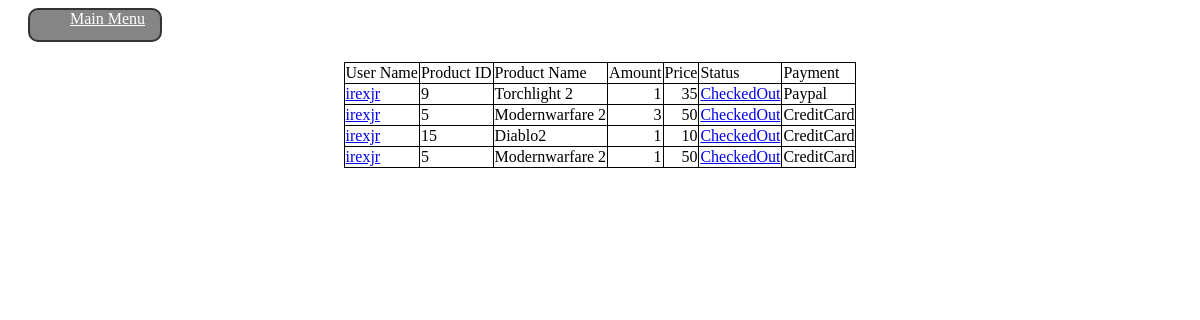
The page /admin/order/database_connect1.php on the database its author committed.
### tables this page shows
CREATE TABLE IF NOT EXISTS `orders` (
  `productid` int(11) NOT NULL,
  `amount` int(11) NOT NULL,
  `productname` varchar(100) NOT NULL,
  `username` varchar(100) NOT NULL,
  `price` int(11) NOT NULL,
  `productimage` varchar(100) NOT NULL,
  `remark` varchar(50) NOT NULL,
  `purchasedate` date NOT NULL,
  `paymentmethod` varchar(100) NOT NULL,
  `address` varchar(100) NOT NULL
);

### admin/order/database_connect1.php (the view, shortened to what this page needs)
<?
	require_once ('myconfig.php');
	require_once ('menu.php');
	$result = $mydb->query("SELECT * FROM orders") or die("There is SQL Statement error");
	$i =0;
	while($row = mysqli_fetch_array($result)){
		$data[$i++] = $row;
		}
	$result = $mydb->query("SELECT COUNT(*) FROM orders") or die("There is SQL Statement error");
	$i =0;
	while($row = mysqli_fetch_array($result)){
		$countdata[$i++] = $row;
		}
		$totalrecord = $countdata[0][0];
?>
<html>
<head><title></title></head>
<body>
	<table align="center">
	<tr>
		<td>User Name</td>
		<td>Product ID</td>
		<td>Product Name</td>
		<td>Amount</td>
		<td>Price</td>
		<td>Status</td>
		<td>Payment</td>
	</tr>
		<? for($myrow=0; $myrow <$totalrecord; $myrow++) { ?>
			<tr>
				<td><a href="show_detail.php?mydata=2&anotherdata=ABCDEF&username=<?= $data[$myrow]['username'] ?>"><?= $data[$myrow]['username'] ?></a></td>
				<td><?= $data[$myrow]['productid'] ?></td>
				<td><?= $data[$myrow]['productname'] ?></td>
				<td align="right"><?= $data[$myrow]['amount'] ?></td>
				<td align="right"><?= $data[$myrow]['price'] ?></td>
				<td><a href="edit.php?remark=<?= $data[$myrow]['remark']?>"><?= $data[$myrow]['remark'] ?></td>
				<td><?= $data[$myrow]['paymentmethod'] ?></td>
				</tr>
		<? } ?>
	</table>
</body>
</html>

### admin/order/database_connect1.php (style rules this page uses)
table,th,td { border-collapse:collapse; border:1px solid black; }

### rows shown on the page
orders: username "irexjr", productid "9", productname "Torchlight 2", amount "1", price "35", remark "CheckedOut", paymentmethod "Paypal"
orders: username "irexjr", productid "5", productname "Modernwarfare 2", amount "3", price "50", remark "CheckedOut", paymentmethod "CreditCard"
orders: username "irexjr", productid "15", productname "Diablo2", amount "1", price "10", remark "CheckedOut", paymentmethod "CreditCard"
orders: username "irexjr", productid "5", productname "Modernwarfare 2", amount "1", price "50", remark "CheckedOut", paymentmethod "CreditCard"
